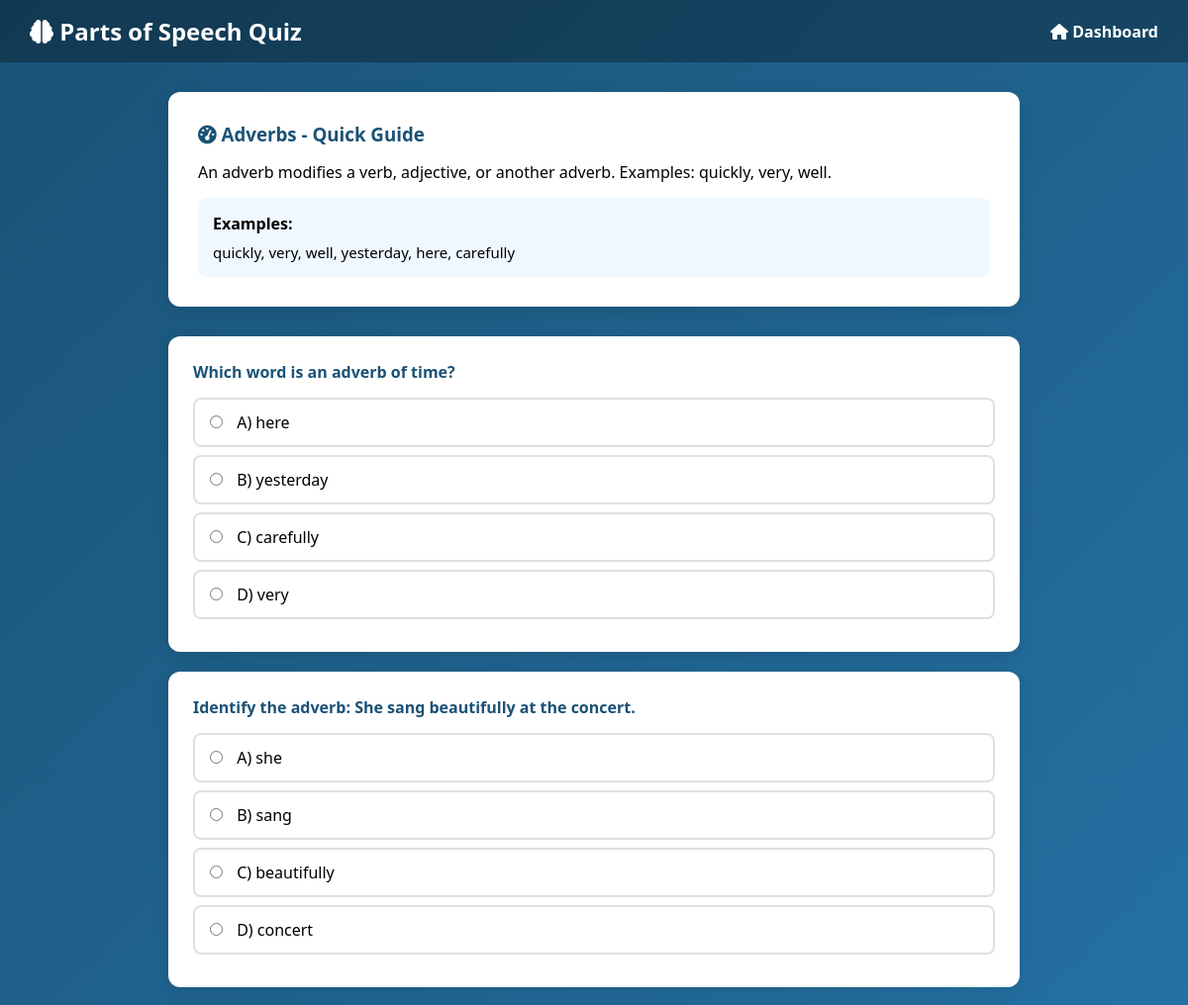
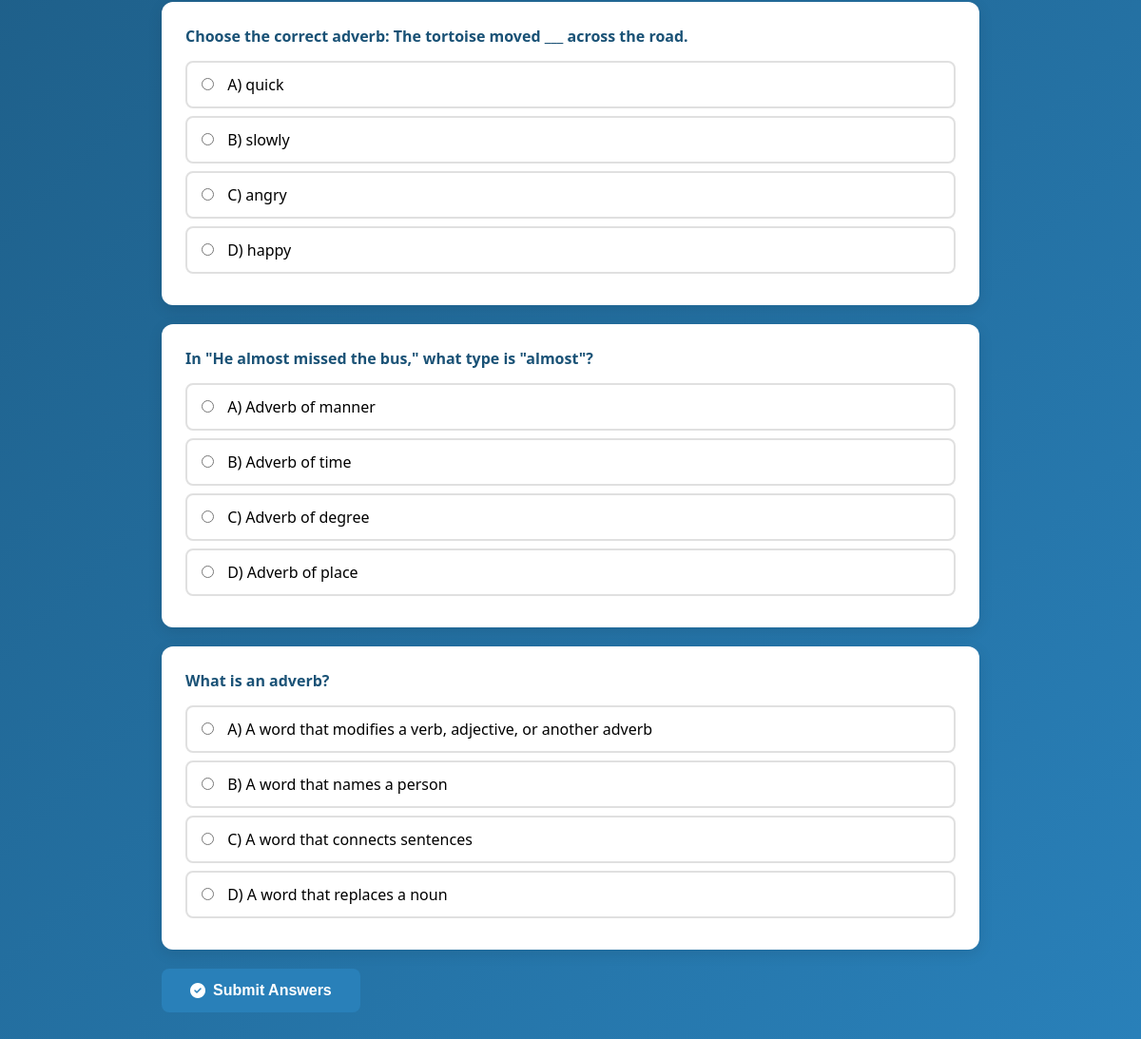
/quiz.php?topic=Adverbs (signed in), run on the app's committed database (2 pictures, top to bottom).
### tables this page shows
CREATE TABLE quiz_questions (
    id INT PRIMARY KEY AUTO_INCREMENT,
    topic VARCHAR(100) NOT NULL,
    question TEXT NOT NULL,
    option_a VARCHAR(255) NOT NULL,
    option_b VARCHAR(255) NOT NULL,
    option_c VARCHAR(255) NOT NULL,
    option_d VARCHAR(255) NOT NULL,
    correct_answer CHAR(1) NOT NULL,
    explanation TEXT,
    created_at TIMESTAMP DEFAULT CURRENT_TIMESTAMP
);

### config.php (called while the page is built, shortened)
<?php
function h($string)
{
    return htmlspecialchars($string, ENT_QUOTES, 'UTF-8');
}
?>

### quiz.php (the view, shortened to what this page needs)
<?php
require_once 'config.php';
$db = getDB();
$topic = $_GET['topic'] ?? '';
$topics = [
    'Nouns' => ['icon' => 'fa-cube', 'desc' => 'A noun names a person, place, thing, or idea. Examples: teacher, Freetown, book, freedom.'],
    'Pronouns' => ['icon' => 'fa-user', 'desc' => 'A pronoun replaces a noun. Examples: he, she, it, they, mine, yours.'],
    'Verbs' => ['icon' => 'fa-running', 'desc' => 'A verb shows action or state of being. Examples: run, eat, is, are, was.'],
    'Adverbs' => ['icon' => 'fa-tachometer-alt', 'desc' => 'An adverb modifies a verb, adjective, or another adverb. Examples: quickly, very, well.'],
    'Adjectives' => ['icon' => 'fa-paint-brush', 'desc' => 'An adjective describes a noun. Examples: red, tall, beautiful, three.'],
    'Prepositions' => ['icon' => 'fa-arrow-right', 'desc' => 'A preposition shows relationship. Examples: on, under, between, through.'],
    'Conjunctions' => ['icon' => 'fa-link', 'desc' => 'A conjunction joins words or sentences. Examples: and, but, or, because.'],
    'Interjections' => ['icon' => 'fa-exclamation', 'desc' => 'An interjection expresses emotion. Examples: Wow!, Ouch!, Hurray!']
];
$examples = [
    'Nouns' => 'teacher, Freetown, book, happiness, team',
    'Pronouns' => 'I, you, he, she, it, we, they, mine, yours',
    'Verbs' => 'run, eat, sleep, think, is, are, was, have',
    'Adverbs' => 'quickly, very, well, yesterday, here, carefully',
    'Adjectives' => 'red, tall, beautiful, three, happy, old',
    'Prepositions' => 'on, in, at, under, between, through, by',
    'Conjunctions' => 'and, but, or, because, although, so, yet',
    'Interjections' => 'Wow!, Ouch!, Hurray!, Oh!, Alas!, Bravo!'
];
$questions = [];
if ($topic && isset($topics[$topic])) {
    $stmt = $db->prepare("SELECT * FROM quiz_questions WHERE topic = ? ORDER BY RAND() LIMIT 10");
    $stmt->execute([$topic]);
    $questions = $stmt->fetchAll();
}
$score = null;
$results = [];
$show_results = false;
?>
<!DOCTYPE html>
<html lang="en">
<head>
    <link rel="stylesheet" href="https://cdnjs.cloudflare.com/ajax/libs/font-awesome/6.4.0/css/all.min.css">
</head>
<body>
    <div class="quiz-header">
        <h2><i class="fas fa-brain"></i> Parts of Speech Quiz</h2><a href="system.php"><i class="fas fa-home"></i>
            Dashboard</a>
    </div>
    <div class="container">
        <?php if ($show_results): ?>
            <div class="result-card">
                <h2>Quiz Complete!</h2>
                <p style="color:#666">Topic:
                    <?= h($topic) ?>
                </p>
                <div class="score-circle"
                    style="background:<?= $percentage >= 70 ? '#d4edda' : '#f8d7da' ?>;color:<?= $percentage >= 70 ? '#27ae60' : '#e74c3c' ?>">
                    <?= $percentage ?>%
                </div>
                <p style="font-size:18px">You got <strong>
                        <?= $score ?>
                    </strong> out of <strong>
                        <?= count($results) ?>
                    </strong> correct</p>
                <?php if ($percentage >= 70): ?>
                    <p style="color:#27ae60"><i class="fas fa-check-circle"></i> Great job! You passed!</p>
                <?php else: ?>
                    <p style="color:#e74c3c"><i class="fas fa-redo"></i> Keep practicing!</p>
                <?php endif; ?>
            </div>
            <h3 style="color:white;margin:20px 0">Review Answers</h3>
            <?php foreach ($results as $r): ?>
                <div class="result-item <?= $r['is_correct'] ? 'correct' : 'wrong' ?>">
                    <h4>
                        <?= h($r['question']['question']) ?>
                    </h4>
                    <p>Your answer: <span class="<?= $r['is_correct'] ? 'correct-answer' : 'wrong-answer' ?>">
                            <?= h($r['user_answer'] ?: 'Not answered') ?>
                        </span></p>
                    <?php if (!$r['is_correct']): ?>
                        <p>Correct: <span class="correct-answer">
                                <?= h($r['question']['correct_answer']) ?>)
                                <?= h($r['question']['option_' . strtolower($r['question']['correct_answer'])]) ?>
                            </span></p>
                    <?php endif; ?>
                    <div class="explanation"><strong>Explanation:</strong>
                        <?= h($r['question']['explanation']) ?>
                    </div>
                </div>
            <?php endforeach; ?>
            <a href="quiz.php?topic=<?= urlencode($topic) ?>" class="btn btn-primary"><i class="fas fa-redo"></i> Try
                Again</a>
            <a href="quiz.php" class="btn btn-primary" style="background:white;color:#2980b9;margin-left:10px">All
                Topics</a>
        <?php elseif ($topic && !empty($questions)): ?>
            <div class="guide-section">
                <h3><i class="fas <?= $topics[$topic]['icon'] ?>"></i>
                    <?= h($topic) ?> - Quick Guide
                </h3>
                <p>
                    <?= $topics[$topic]['desc'] ?>
                </p>
                <div class="examples"><strong>Examples:</strong>
                    <p style="margin-top:8px;font-size:15px">
                        <?= $examples[$topic] ?? '' ?>
                    </p>
                </div>
            </div>
            <form method="POST" action="quiz.php?action=submit">
                <?php foreach ($questions as $q): ?>
                    <div class="question-card">
                        <h4>
                            <?= h($q['question']) ?>
                        </h4>
                        <div class="options">
                            <label><input type="radio" name="answers[<?= $q['id'] ?>]" value="A" required> A)
                                <?= h($q['option_a']) ?>
                            </label>
                            <label><input type="radio" name="answers[<?= $q['id'] ?>]" value="B"> B)
                                <?= h($q['option_b']) ?>
                            </label>
                            <label><input type="radio" name="answers[<?= $q['id'] ?>]" value="C"> C)
                                <?= h($q['option_c']) ?>
                            </label>
                            <label><input type="radio" name="answers[<?= $q['id'] ?>]" value="D"> D)
                                <?= h($q['option_d']) ?>
                            </label>
                        </div>
                    </div>
                <?php endforeach; ?>
                <button type="submit" class="btn btn-primary"><i class="fas fa-check-circle"></i> Submit Answers</button>
            </form>
        <?php endif; ?>
    </div>
</body>
</html>

### quiz.php (style rules this page uses)
* { margin: 0; padding: 0; box-sizing: border-box }
body { font-family: 'Segoe UI', Tahoma, Geneva, Verdana, sans-serif; background: linear-gradient(135deg, #1a5276, #2980b9); min-height: 100vh }
.quiz-header { background: rgba(0, 0, 0, 0.3); padding: 15px 30px; display: flex; justify-content: space-between; align-items: center; color: white; flex-wrap: wrap; gap: 10px }
.quiz-header a { color: white; text-decoration: none; font-weight: 600 }
.container { max-width: 900px; margin: 30px auto; padding: 0 20px }
.guide-section { background: white; border-radius: 12px; padding: 30px; margin-bottom: 30px; box-shadow: 0 4px 15px rgba(0, 0, 0, 0.1) }
.guide-section h3 { color: #1a5276; margin-bottom: 15px }
.guide-section .examples { background: #f0f8ff; padding: 15px; border-radius: 8px; margin-top: 15px }
.question-card { background: white; border-radius: 12px; padding: 25px; margin-bottom: 20px; box-shadow: 0 4px 15px rgba(0, 0, 0, 0.1) }
.question-card h4 { color: #1a5276; margin-bottom: 15px }
.options label { display: block; padding: 12px 15px; margin: 8px 0; border: 2px solid #e0e0e0; border-radius: 8px; cursor: pointer; transition: all 0.3s }
.options input { margin-right: 10px }
.btn { padding: 14px 30px; border: none; border-radius: 8px; font-size: 16px; font-weight: 600; cursor: pointer; text-decoration: none; display: inline-flex; align-items: center; gap: 8px; transition: all 0.3s; color: white }
.btn-primary { background: #2980b9 }

### data on the page
quiz_questions: question "Which word is an adverb of time?", option_a "here", option_b "yesterday", option_c "carefully", option_d "very"
quiz_questions: question "Identify the adverb: She sang beautifully at the concert.", option_a "she", option_b "sang", option_c "beautifully", option_d "concert"
quiz_questions: question "Choose the correct adverb: The tortoise moved ___ across the road.", option_a "quick", option_b "slowly", option_c "angry", option_d "happy"
quiz_questions: question "In \"He almost missed the bus,\" what type is \"almost\"?", option_a "Adverb of manner", option_b "Adverb of time", option_c "Adverb of degree", option_d "Adverb of place"
quiz_questions: question "What is an adverb?", option_a "A word that modifies a verb, adjective, or another adverb", option_b "A word that names a person", option_c "A word that connects sentences", option_d "A word that replaces a noun"

### other printed values
$topic "Adverbs"
$topics[$topic]['desc'] "An adverb modifies a verb, adjective, or another adverb. Examples: quickly, very, well."
$examples[$topic] "quickly, very, well, yesterday, here, carefully"
